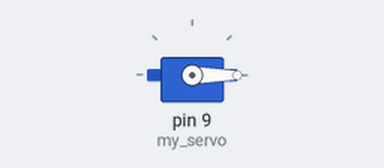
Bench run of a sketch on a simulated Arduino Uno, built with avr-gcc and run on an emulated ATmega328P. On the bench: servo.

Above: at 1.05 s.
At 2.5 s:
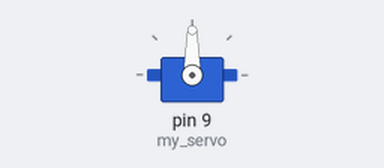
At 4.0 s:
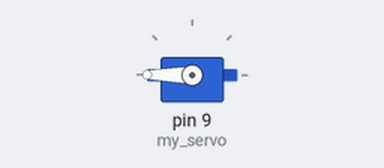
Timing chart, 0 to 7.9 s (numbered marks = the images above):
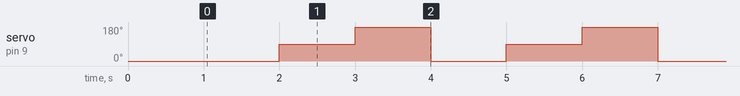

The sketch:

Lab1_server_control.ino
```cpp
#include <Servo.h> // Import Servo Library
// create servo object to control a servo
// my_servo can be any name.
// Twelve servo objects can be on most Arduino boards
Servo my_servo;
int pos = 0; // variable to store the servo position

void setup() {
 my_servo.attach(9); // Servo on pin 9 to servo object
 pos = 0; // Set position Variable
 my_servo.write(pos); // Set the default start position
 delay(1000); // Delay just a bit to get into position

}

void loop() {
  while (true)
  {
    pos = 0; // Set position Variable
    my_servo.write(pos); // Set the start position
    delay(1000);
    pos = 90; // Set position Variable
    my_servo.write(pos); // Set the start position
    delay(1000);
    pos = 180; // Set position Variable
    my_servo.write(pos); // Set the start position
    delay(1000);
  }

}
```

Measured:
- by itself, servo on pin 9 (my_servo): repeats every 3.0 s: 180° 1.0 s, 0° 1.0 s, 90° 1.0 s
